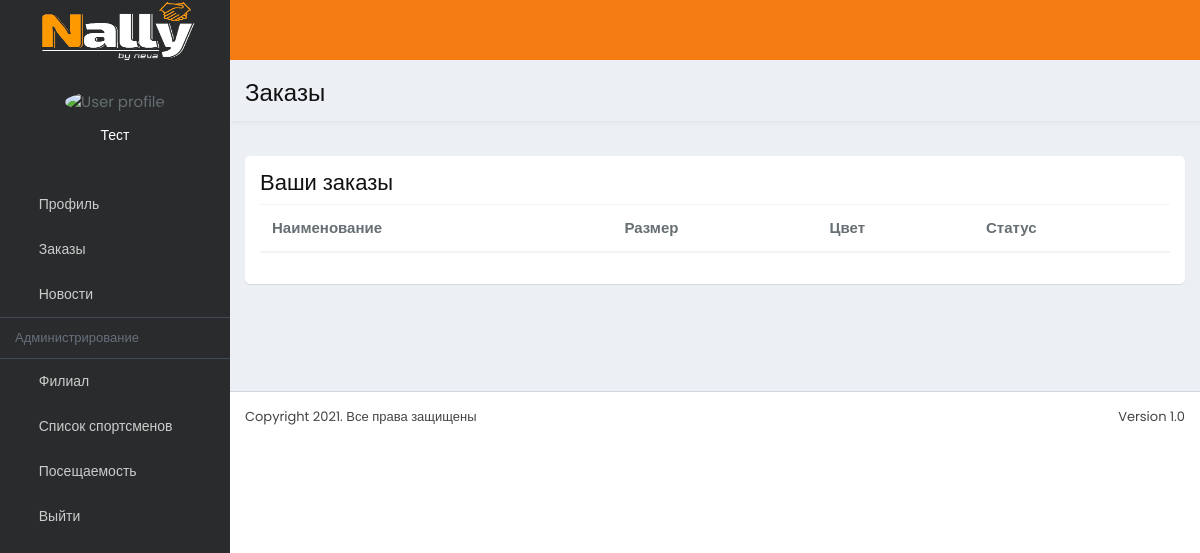
Before: /orders (signed in) with the older database file.
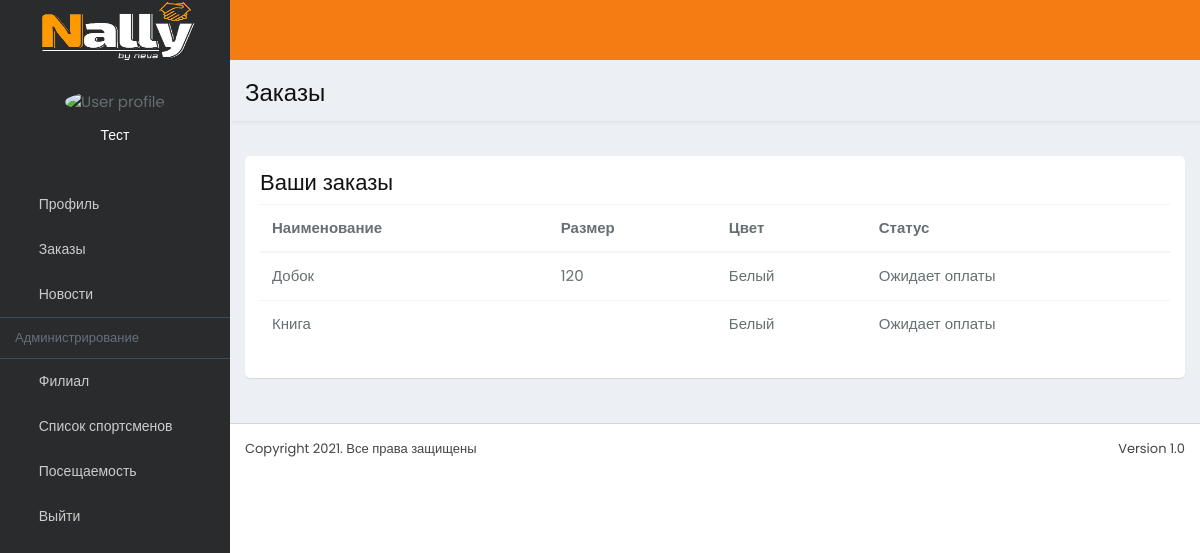
After: the same page with the newer database file.
### LK/models.py (models this page shows, shortened)
class Orders(models.Model):
    status = (
        ('Ожидает оплаты', 'Ожидает оплаты'),
        ('В пути', 'В пути'),
        ('Доставлено', 'Доставлено'),
    )
    colors = (
        ('Белый', 'Белый'),
        ('Желтый', 'Желтый'),
        ('Зеленый', 'Зеленый'),
        ('Синий', 'Синий'),
        ('Красный', 'Красный'),
        ('Черный', 'Черный'),
    )
    sizes = (
        ('100', '100'),
        ('110', '110'),
        ('120', '120'),
        ('130', '130'),
        ('140', '140'),
        ('150', '150'),
        ('160', '160'),
        ('170', '170'),
        ('180', '180'),
        ('190', '190'),
        ('200', '200'),
        ('XXS', 'XXS'),
        ('XS', 'XS'),
        ('S', 'S'),
        ('M', 'M'),
        ('L', 'L'),
        ('XL', 'XL'),
    )
    name = models.CharField(max_length=20, blank=True, verbose_name='Название')
    size = models.CharField(max_length=30, choices=sizes, blank=True, verbose_name='Размер')
    status = models.CharField(max_length=20, choices=status, default='Ожидает оплаты', verbose_name='Статус заказа', blank=True)
    color = models.CharField(max_length=40, choices=colors, blank=True, verbose_name='Цвет')
    client = models.ForeignKey('User',blank=True, null=True,  on_delete=models.PROTECT, verbose_name='Клиент')
    class Meta:
        verbose_name = 'Заказ'
        verbose_name_plural = 'Заказы'

### LK/views.py (the view)
# urls.py: path('orders', orders, name='orders'),
@login_required
def orders(request):
    ord = Orders.objects.filter(client_id=request.user)
    context = {
        'ord': ord,
        'title': 'Заказы',
    }
    return render(request, 'lk/orders.html', context)

### LK/templates/lk/orders.html (shortened to what this page needs)
{%extends 'base.html'%}
{%block content%}
<div class="content-wrapper">
    <div class="content-header sty-one">
      <h1 class="text-black">Заказы</h1>
    </div>
<div class="content">
      <div class="info-box">
        <h4 class="text-black">Ваши заказы</h4>
        <div class="table-responsive">
          <table class="table">
            <thead>
              <tr>
                <th scope="col">Наименование</th>
                <th scope="col">Размер</th>
                <th scope="col">Цвет</th>
                <th scope="col">Статус</th>
              </tr>
            </thead>
            <tbody>
            {%for order in ord%}
              <tr>
                <td>{{order.name}}</td>
                <td>{{order.size}}</td>
                <td>{{order.color}}</td>
                <td>{{order.status}}</td>
              </tr>
            {%endfor%}
            </tbody>
          </table>
        </div>
      </div>
</div>
</div>
    {%endblock%}

Changed rows visible on the page:
added Orders: name "Добок", size "120", color "Белый", status "Ожидает оплаты"
added Orders: name "Книга", color "Белый", status "Ожидает оплаты"
